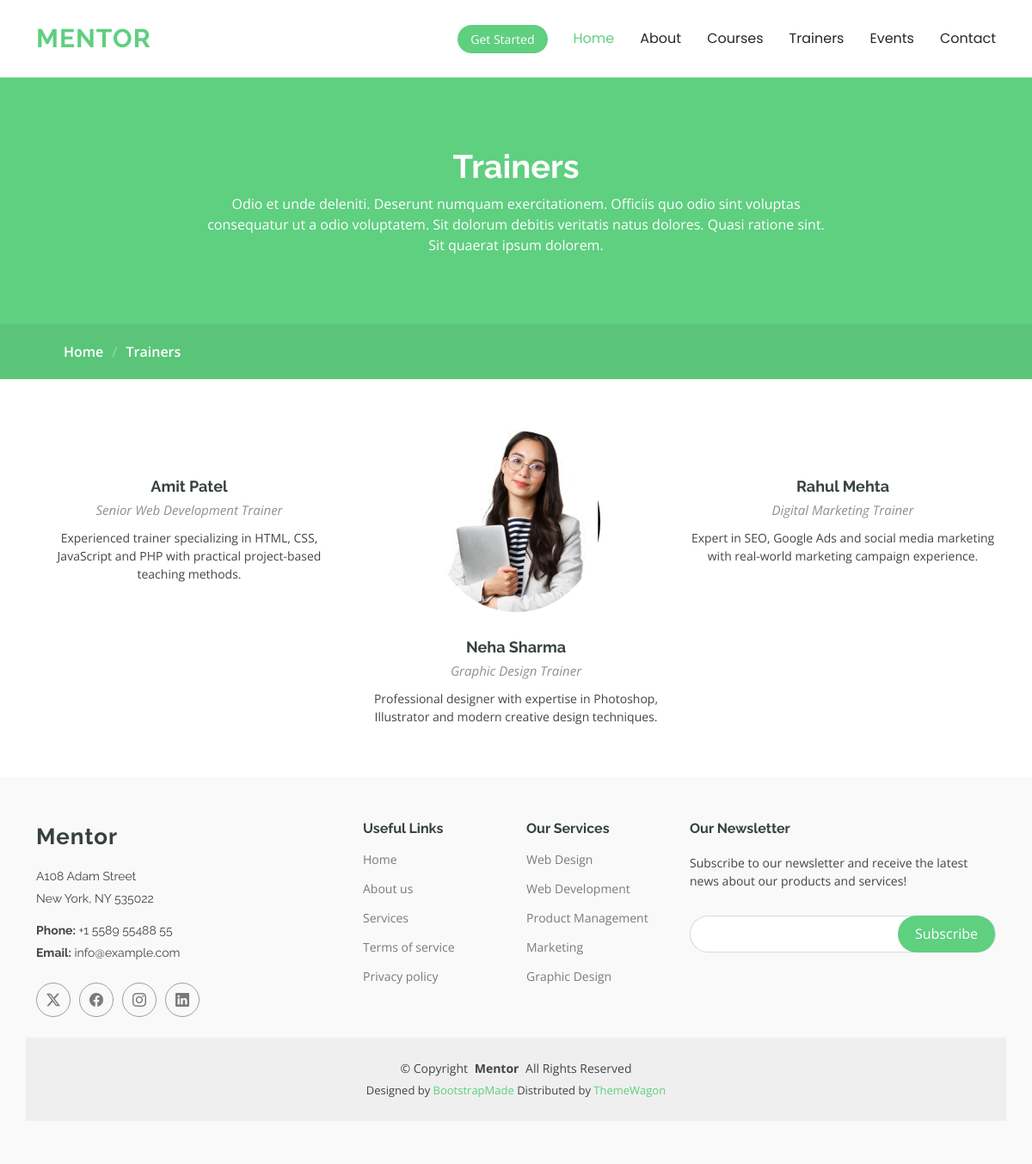
Screenshot of /trainers.php with the database file from the repository.
### tables this page shows
CREATE TABLE `trainers` (
  `id` int(11) NOT NULL,
  `image` varchar(255) NOT NULL,
  `name` varchar(100) NOT NULL,
  `position` varchar(100) NOT NULL,
  `description` text NOT NULL
);

### trainers.php (the view, shortened to what this page needs)
<?php
 include('layout/header.php');
?>
  <main class="main">
    <div class="page-title" data-aos="fade">
      <div class="heading">
        <div class="container">
          <div class="row d-flex justify-content-center text-center">
            <div class="col-lg-8">
              <h1>Trainers</h1>
              <p class="mb-0">Odio et unde deleniti. Deserunt numquam exercitationem. Officiis quo odio sint voluptas consequatur ut a odio voluptatem. Sit dolorum debitis veritatis natus dolores. Quasi ratione sint. Sit quaerat ipsum dolorem.</p>
            </div>
          </div>
        </div>
      </div>
      <nav class="breadcrumbs">
        <div class="container">
          <ol>
            <li><a href="index.php">Home</a></li>
            <li class="current">Trainers</li>
          </ol>
        </div>
      </nav>
    </div>
    <section id="trainers" class="section trainers">
      <div class="container">
        <div class="row gy-5">
         <?php include('backend/config.php'); ?>
          <?php
          $query = "SELECT * FROM trainers ";
        $result = mysqli_query($conn, $query);
        if(mysqli_num_rows($result) > 0){
            while($row = mysqli_fetch_assoc($result)){
        ?>
          <div class="col-lg-4 col-md-6 member" data-aos="fade-up" data-aos-delay="100">
            <div class="member-img">
              <img src="backend/assets/uploads/trainers/<?php echo $row['image']; ?> "class="img-fluid" alt="">
            </div>
            <div class="member-info text-center">
              <h4><?php echo $row['name']; ?></h4>
              <span><?php echo $row['position']; ?></span>
              <p><?php echo $row['description']; ?></p>
            </div>
          </div>
            <?php
            }
        } else {
        ?>
        <tr>
            <td colspan="5">No Records Found</td>
        </tr>
        <?php } ?>
        </div>
      </div>
    </section>
  </main>
<?php
 include('layout/footer.php');
?>

### assets/css/main.css (style rules this page uses)
:root { --default-font: "Open Sans", system-ui, -apple-system, "Segoe UI", Roboto, "Helvetica Neue", Arial, "Noto Sans", "Liberation Sans", sans-serif, "Apple Color Emoji", "Segoe UI Emoji", "Segoe UI Symbol", "Noto Color Emoji"; --heading-font: "Raleway", sans-serif; --nav-font: "Poppins", sans-serif; }
:root { --background-color: #ffffff; --default-color: #444444; --heading-color: #37423b; --accent-color: #5fcf80; --surface-color: #ffffff; --contrast-color: #ffffff; }
:root { --nav-color: #272828; --nav-hover-color: #5fcf80; --nav-mobile-background-color: #ffffff; --nav-dropdown-background-color: #ffffff; --nav-dropdown-color: #272828; --nav-dropdown-hover-color: #5fcf80; }
:root { scroll-behavior: smooth; }
body { color: var(--default-color); background-color: var(--background-color); font-family: var(--default-font); }
a { color: var(--accent-color); text-decoration: none; transition: 0.3s; }
h1, h2, h3, h4, h5, h6 { color: var(--heading-color); font-family: var(--heading-font); }
.page-title { --default-color: var(--contrast-color); --background-color: var(--accent-color); --heading-color: var(--contrast-color); color: var(--default-color); background-color: var(--background-color); position: relative; }
.page-title .heading { padding: 80px 0; border-top: 1px solid color-mix(in srgb, var(--default-color), transparent 90%); }
.page-title .heading h1 { font-size: 38px; font-weight: 700; }
.page-title nav { background-color: color-mix(in srgb, var(--accent-color) 90%, black 5%); padding: 20px 0; }
.page-title nav a { color: var(--default-color); }
.page-title nav ol { display: flex; flex-wrap: wrap; list-style: none; margin: 0; font-size: 16px; font-weight: 600; }
.page-title nav ol li+li { padding-left: 10px; }
.page-title nav ol li+li::before { content: "/"; display: inline-block; padding-right: 10px; color: color-mix(in srgb, var(--default-color), transparent 70%); }
section, .section { color: var(--default-color); background-color: var(--background-color); padding: 60px 0; scroll-margin-top: 900px; overflow: clip; }
.trainers .member { position: relative; }
.trainers .member .member-img { margin: 0 80px; border-radius: 50%; overflow: hidden; position: relative; }
.trainers .member .member-img img { position: relative; z-index: 1; }
.trainers .member .member-info { margin-top: 30px; }
.trainers .member .member-info h4 { font-weight: 700; margin-bottom: 6px; font-size: 18px; }
.trainers .member .member-info span { font-style: italic; display: block; font-size: 15px; color: color-mix(in srgb, var(--default-color), transparent 40%); margin-bottom: 10px; }
.trainers .member .member-info p { margin-bottom: 0; font-size: 14px; }

### rows the page displays
trainers: name "Amit Patel", position "Senior Web Development Trainer", description "Experienced trainer specializing in HTML, CSS, JavaScript and PHP with practical project-based teaching methods."
trainers: image (picture), name "Neha Sharma", position "Graphic Design Trainer", description "Professional designer with expertise in Photoshop, Illustrator and modern creative design techniques."
trainers: name "Rahul Mehta", position "Digital Marketing Trainer", description "Expert in SEO, Google Ads and social media marketing with real-world marketing campaign experience."
